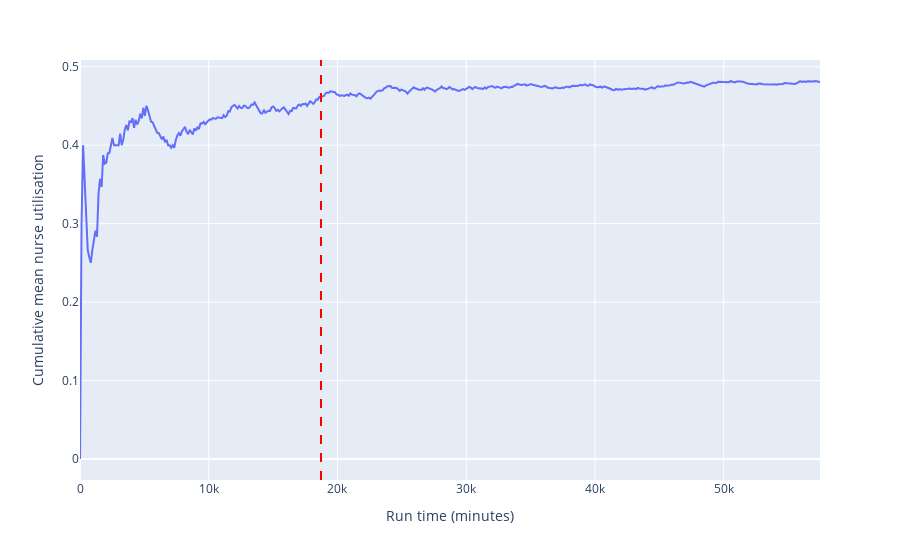
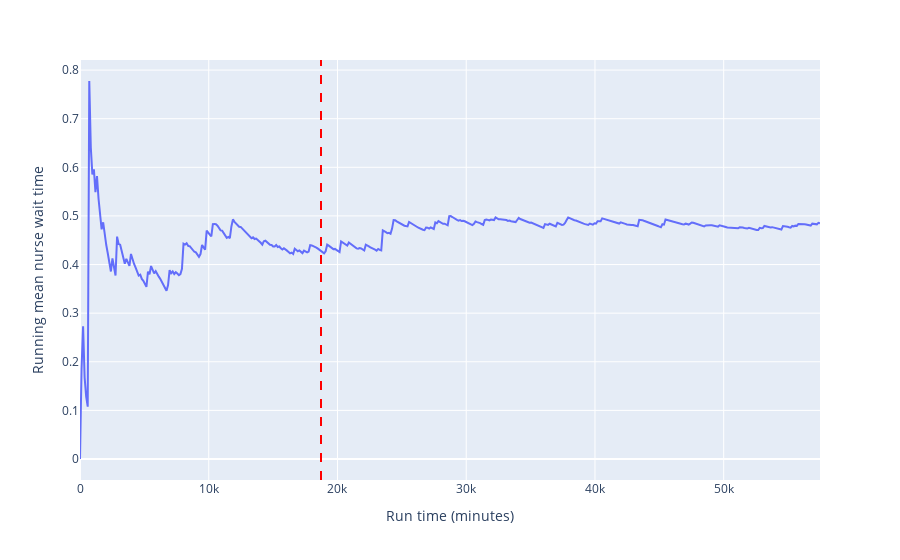

The notebook cell saved with these charts, in order:
### Markdown cell above
However, it is important to look far ahead - so we run it for more days, and find actually a later warm-up is more appropriate.

### Code cell
time_series_inspection(data_collection_period=1440*40, warm_up=1440*13)

### Figure 1 — Plotly figure (JSON) as saved in the notebook; plotly's stock layout.template omitted (floating-point values rounded to 4 significant figures; data arrays with more than 128 entries replaced by an {"elided": "..."} marker saying what was removed)
{"data": [{"hovertemplate": "simulation_time=%{x}<br>utilisation=%{y}<extra></extra>", "legendgroup": "", "line": {"color": "#636efa", "dash": "solid"}, "marker": {"symbol": "circle"}, "mode": "lines", "name": "", "orientation": "v", "showlegend": false, "type": "scatter", "x": {"elided": "480 int values"}, "xaxis": "x", "y": {"elided": "480 float values"}, "yaxis": "y"}], "layout": {"legend": {"tracegroupgap": 0}, "margin": {"t": 60}, "shapes": [{"line": {"color": "red", "dash": "dash"}, "type": "line", "x0": 18720, "x1": 18720, "xref": "x", "y0": 0, "y1": 1, "yref": "y domain"}], "showlegend": false, "xaxis": {"anchor": "y", "domain": [0, 1], "title": {"text": "Run time (minutes)"}}, "yaxis": {"anchor": "x", "domain": [0, 1], "title": {"text": "Cumulative mean nurse utilisation"}}}}

### Figure 2 — Plotly figure (JSON) as saved in the notebook; plotly's stock layout.template omitted (floating-point values rounded to 4 significant figures; data arrays with more than 128 entries replaced by an {"elided": "..."} marker saying what was removed)
{"data": [{"hovertemplate": "simulation_time=%{x}<br>running_mean_wait_time=%{y}<extra></extra>", "legendgroup": "", "line": {"color": "#636efa", "dash": "solid"}, "marker": {"symbol": "circle"}, "mode": "lines", "name": "", "orientation": "v", "showlegend": false, "type": "scatter", "x": {"elided": "480 int values"}, "xaxis": "x", "y": {"elided": "480 float values"}, "yaxis": "y"}], "layout": {"legend": {"tracegroupgap": 0}, "margin": {"t": 60}, "shapes": [{"line": {"color": "red", "dash": "dash"}, "type": "line", "x0": 18720, "x1": 18720, "xref": "x", "y0": 0, "y1": 1, "yref": "y domain"}], "showlegend": false, "xaxis": {"anchor": "y", "domain": [0, 1], "title": {"text": "Run time (minutes)"}}, "yaxis": {"anchor": "x", "domain": [0, 1], "title": {"text": "Running mean nurse wait time"}}}}
